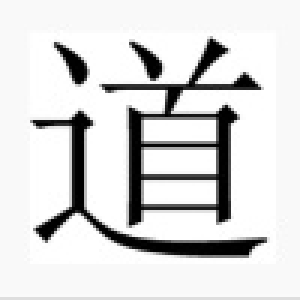
#> input picture visual/doit.jpg, 100 x 100 px, given in place of the camera (shown 3 times larger)
$ python demo_ftt_mirror.py   (Python 2 division)
#> lines starting #> are read from the running program, lines starting #| are printed output that depends on the picture
#-.-.-.-.-.-.-.-.-.-.-.-.-.-.-.-.-.-.-.-.
 #File Name : demo_ftt_mirror.py
 #Creation Date : 24-07-2017
 #Created By : Rui An
#_._._._._._._._._._._._._._._._._._._._._.

'''
FFT mirror
'''


import numpy as np
import cv2
import time
from matplotlib import pyplot as plt


def fft(img):
    f = np.fft.fft2(img)
    #We need to shift the zero frequency from top left to the center
    fshift = np.fft.fftshift(f)
    magnitude_spectrum = 20*np.log(np.abs(fshift))
    magnitude_spectrum = np.rint(magnitude_spectrum)
    result = np.uint8(magnitude_spectrum)
    # print magnitude_spectrum
    result = cv2.cvtColor(result, cv2.COLOR_GRAY2RGB)
    # [5 lines of commented-out code are left out]

    result = cv2.resize(result, (500,500), interpolation=cv2.INTER_LINEAR)
    return result


camera = cv2.VideoCapture(0)
# [4 lines of commented-out code are left out]
start_time = time.time()


while True:
    grabbed, frame = camera.read()
#> frame is the input picture: shape (100, 100, 3); min 0, max 255, mean 218.2
    if grabbed:
        img = cv2.cvtColor(frame, cv2.COLOR_BGR2GRAY)
        x,y = img.shape
#> x = 100; y = 100
        ftt_result = fft(img)
#> in fft, `magnitude_spectrum = 20*np.log(np.abs(fshift))`:
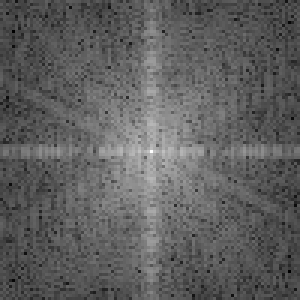
#> magnitude_spectrum: shape (100, 100) float64 (shown 3 times larger); min 55.21, max 291.9, mean 143.6; drawn with min black and max white
#> in fft, `result = np.uint8(magnitude_spectrum)`:
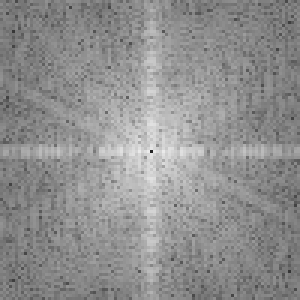
#> result: shape (100, 100) (shown 3 times larger); min 36, max 235, mean 143.6
        print "wtf"
        cv2.imshow("mirror", ftt_result)
    else:
        print("No video feed available")
        break
end_time = time.time()
print end_time - start_time
camera.release()
out.release()
cv2.destroyAllWindows()
